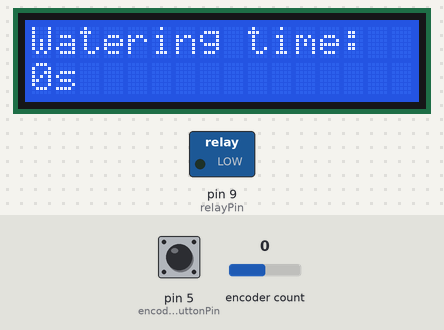
Recording of a sketch running on a simulated Arduino Uno, built with avr-gcc and run on an emulated ATmega328P. On the bench: 16×2 character LCD, switched loads named in the sketch (green lamp = pin HIGH). The inputs (shaded band) are chosen by the test bench; at power-on: pin 5 (encoderButtonPin) HIGH, encoder count 0.

Above: at 1.2 s.
1.3 s: pin 5 (encoderButtonPin) driven LOW
At 3.6 s:
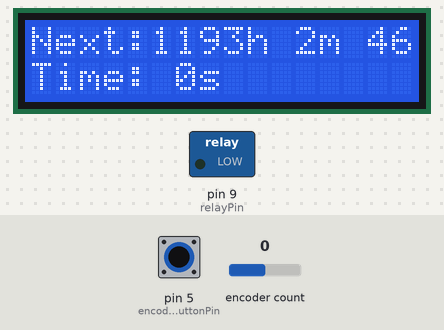
4.3 s: pin 5 (encoderButtonPin) driven HIGH
At 5.1 s:
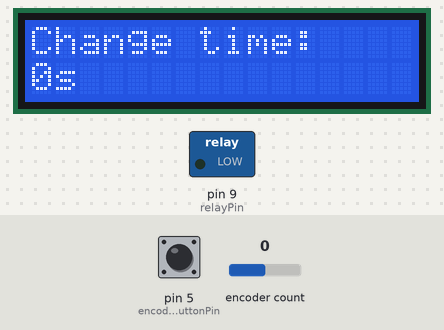
5.8 s: pin 5 (encoderButtonPin) driven LOW
At 6.7 s:
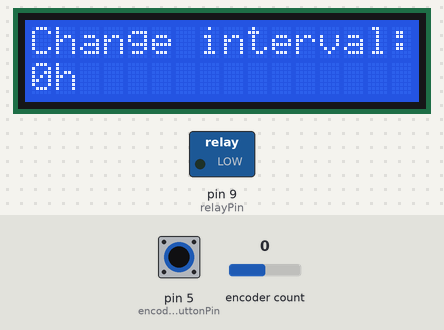
8.7 s: pin 5 (encoderButtonPin) pulsed HIGH 2 times (0.12 s each, 0.3 s apart)
At 9.3 s:
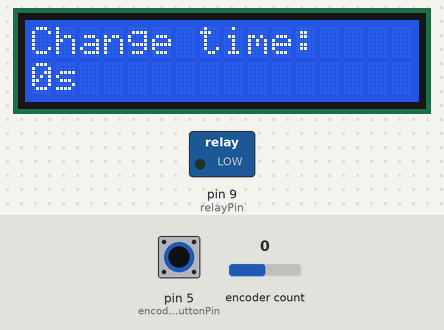
Timing chart, 0 to 11.7 s (numbered marks = the images above; inputs shaded):
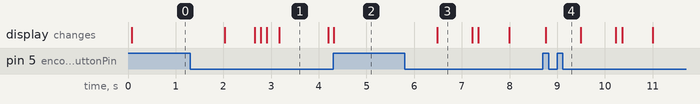

The sketch:

Watering_of_plants.ino
```cpp
#include <Wire.h>
#include <LiquidCrystal_I2C.h>
#include <Encoder.h>

const int relayPin = 9;
const int lcdColumns = 16;
const int lcdRows = 2;
int wateringTimeSeconds = 0;
int wateringIntervalHours = 0;
unsigned long nextWateringTime = 0;
unsigned long timeLeftUntilNextWatering = 0;

const int encoderPin1 = 3;
const int encoderPin2 = 4;
const int encoderButtonPin = 5;

LiquidCrystal_I2C lcd(0x27, lcdColumns, lcdRows);
Encoder encoder(encoderPin1, encoderPin2);

int currentStep = 1;
unsigned long lastEncoderActivity = 0;
unsigned long lastBacklightUpdate = 0;
unsigned long lastButtonClick = 0;
bool backlightEnabled = true;
bool encoderButtonPressed = false;
bool isChangingSettings = false;

void setup() {
  pinMode(relayPin, OUTPUT);
  digitalWrite(relayPin, LOW);
  pinMode(encoderButtonPin, INPUT_PULLUP);

  lcd.init();
  lcd.backlight();
  lastBacklightUpdate = millis();
}

void loop() {
  int encoderValue = encoder.read() / 4;

  if (encoderValue != 0) {
    lastEncoderActivity = millis();
    backlightEnabled = true;
  }
  if (millis() - lastEncoderActivity >= 5000) {
    backlightEnabled = false;
  }

  if (digitalRead(encoderButtonPin) == LOW) {
    if (!encoderButtonPressed && (millis() - lastButtonClick) < 300) {
      encoderButtonPressed = true;
      lastButtonClick = millis();
    } else if ((millis() - lastButtonClick) >= 1000) {
      encoderButtonPressed = false;
      lastButtonClick = millis();
      // Одиночный клик на энкодер
      lastBacklightUpdate = millis();
    }
  } else {
    if (encoderButtonPressed) {
      encoderButtonPressed = false;
      if (!isChangingSettings) {
        isChangingSettings = true;
        currentStep = 1;
      } else {
        isChangingSettings = false;
      }
    }
  }

  if (!isChangingSettings) {
    if (currentStep == 1) {
      lcd.clear();
      lcd.setCursor(0, 0);
      lcd.print("Watering time:");
      lcd.setCursor(0, 1);
      lcd.print(encoderValue);
      lcd.print("s");

      if (digitalRead(encoderButtonPin) == LOW && !encoderButtonPressed) {
        wateringTimeSeconds = encoderValue;
        currentStep = 2;
        delay(500);
      }
    } else if (currentStep == 2) {
      lcd.clear();
      lcd.setCursor(0, 0);
      lcd.print("Set interval:");
      lcd.setCursor(0, 1);
      lcd.print(encoderValue);
      lcd.print("h");

      if (digitalRead(encoderButtonPin) == LOW && !encoderButtonPressed) {
        wateringIntervalHours = encoderValue;
        nextWateringTime = millis() + (wateringIntervalHours * 3600000);
        currentStep = 3;
        delay(500);
      }
    } else if (currentStep == 3) {
      lcd.clear();
      lcd.setCursor(0, 0);
      lcd.print("Interval: ");
      lcd.print(wateringIntervalHours);
      lcd.print("h");
      lcd.setCursor(0, 1);
      lcd.print("Time: ");
      lcd.print(wateringTimeSeconds);
      lcd.print("s");

      digitalWrite(relayPin, HIGH);
      delay(wateringTimeSeconds * 1000);
      digitalWrite(relayPin, LOW);

      nextWateringTime = millis() + (wateringIntervalHours * 3600000);
      timeLeftUntilNextWatering = (nextWateringTime - millis()) / 1000;

      currentStep = 4;
      lastBacklightUpdate = millis();
    } else if (currentStep == 4) {
      lcd.clear();
      lcd.setCursor(0, 0);
      lcd.print("Next:");
      int hoursLeft = timeLeftUntilNextWatering / 3600;
      int minutesLeft = (timeLeftUntilNextWatering % 3600) / 60;
      int secondsLeft = timeLeftUntilNextWatering % 60;
      lcd.print(hoursLeft);
      lcd.print("h ");
      lcd.print(minutesLeft);
      lcd.print("m ");
      lcd.print(secondsLeft);
      lcd.print("s");
      lcd.setCursor(0, 1);
      lcd.print("Time: ");
      lcd.print(wateringTimeSeconds);
      lcd.print("s");

      timeLeftUntilNextWatering = (nextWateringTime - millis()) / 1000;
      if (timeLeftUntilNextWatering <= 0) {
        currentStep = 3;
      }
      if (millis() - lastBacklightUpdate >= 10000) {
        backlightEnabled = false;
      }
    }
  } else {
    // Handle changing settings
    if (currentStep == 1) {
      lcd.clear();
      lcd.setCursor(0, 0);
      lcd.print("Change time:");
      lcd.setCursor(0, 1);
      lcd.print(encoderValue);
      lcd.print("s");

      if (digitalRead(encoderButtonPin) == LOW && !encoderButtonPressed) {
        wateringTimeSeconds = encoderValue;
        currentStep = 2;
        delay(500);
      }
    } else if (currentStep == 2) {
      lcd.clear();
      lcd.setCursor(0, 0);
      lcd.print("Change interval:");
      lcd.setCursor(0, 1);
      lcd.print(encoderValue);
      lcd.print("h");

      if (digitalRead(encoderButtonPin) == LOW && !encoderButtonPressed) {
        wateringIntervalHours = encoderValue;
        nextWateringTime = millis() + (wateringIntervalHours * 3600000);
        currentStep = 3;
        delay(500);
      }
    } else if (currentStep == 3) {
      // Return to main loop
      isChangingSettings = false;
      currentStep = 4;
      lastBacklightUpdate = millis();
    }
  }

  if (backlightEnabled || (millis() - lastBacklightUpdate) <= 10000) {
    lcd.backlight();
  } else {
    lcd.noBacklight();
  }
  delay(100);
}
```

Measured:
- after the input at 1.3 s, the display: first changes after 0.73 s (image 1 shows a later state)
- after the input at 4.3 s, the display: changes at once (image 2)
- after the input at 5.8 s, the display: changes after 0.69 s (image 3)
- after the input at 8.7 s, the display: changes after 0.06 s (image 4)
- what the display in image 1 shows lasts 1.0 s, from 3.2 s to 4.2 s
- what the display in image 3 shows lasts 0.7 s, from 6.5 s to 7.2 s
